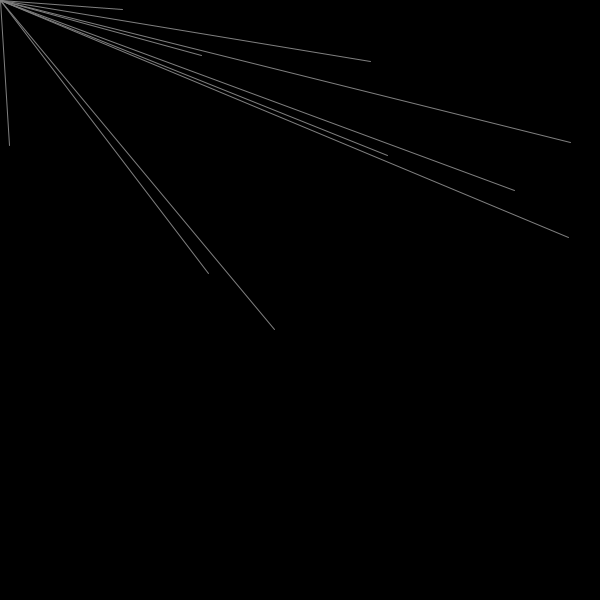
Frame 1 (no input)
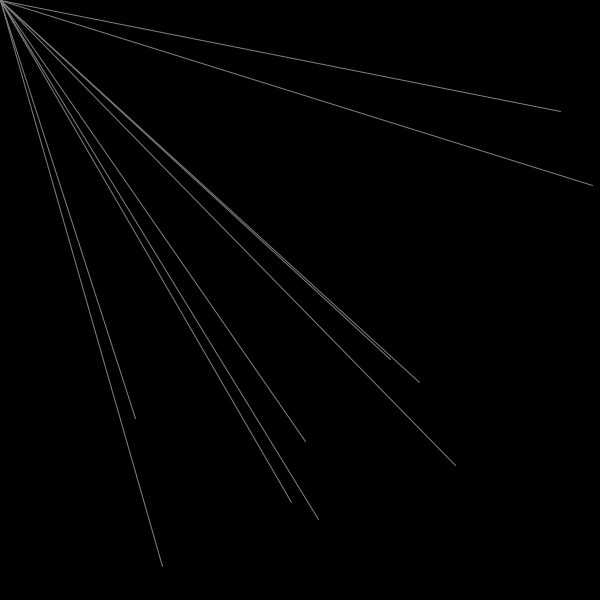
Frame 60 (the mouse pressed at the canvas centre just before this capture)
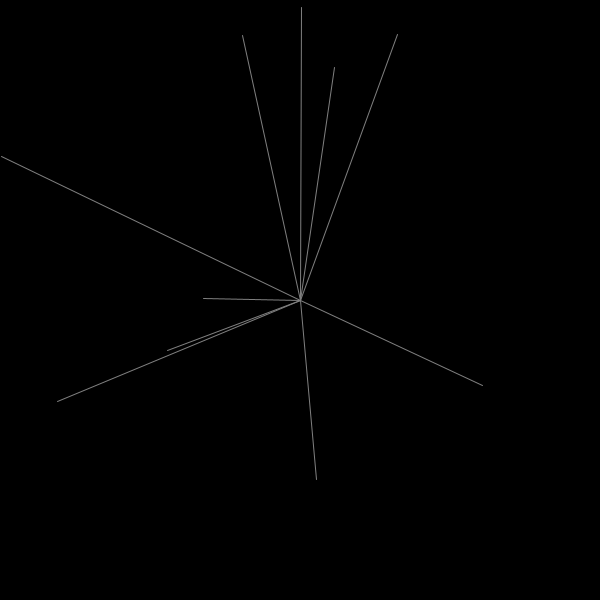
Frame 120 (the mouse held since frame 60 and released just before this capture)

The Processing sketch that drew these frames (run headless with seeded random() and noise(); from frame 60 on, the mouse is pressed at the canvas centre):

// Processing sketch: random
// ── random.pde
void setup(){
  size(600, 600);
  stroke(128);
}

void draw(){
  int lines = 0;
  
  background(0);
  
  /* 최대 10개의 선을 만듭니다. */
  while(lines < 10){
    /* 시작지점이 mouseX와 mouseY 니깐, 마우스포인터로부터 선을 그립니다. */
    line(mouseX, mouseY, random(width), random(height));
    lines++;
  }
}
